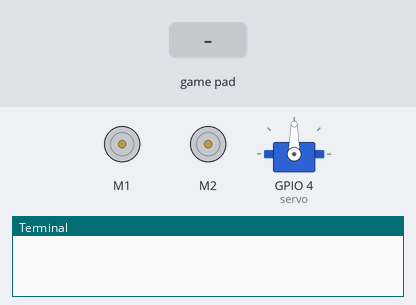
Simulated run of this program. Board: Raspberry Pi (BCM pin numbers). On the bench: 2 × DC motor (green arrow = forward, orange = backward, longer = faster), servo, the last lines printed to the terminal. The test bench sets the inputs (shaded band). Motors are numbered in the order the program creates them (left before right in a Robot); servo angles are drawn from the pulse width (0.5 ms = 0°, 2.5 ms = 180°).

Above: at 1.2 s.
1.3 s: game-controller circle pressed
At 1.37 s:
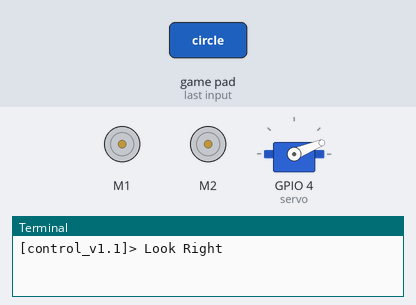
2.9 s: game-controller down arrow pressed
At 2.97 s:
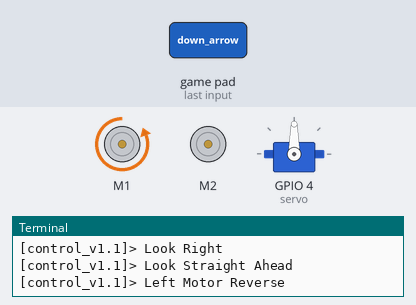
4.5 s: game-controller square pressed
At 4.57 s:
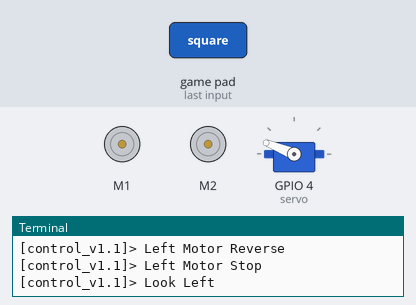
6.1 s: game-controller triangle pressed
At 6.17 s:
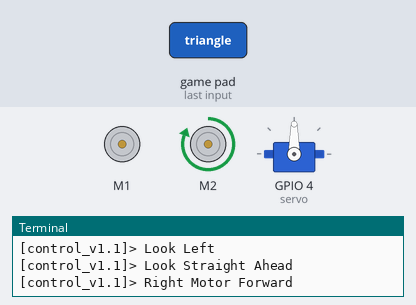
7.7 s: game-controller up arrow pressed
At 7.77 s:
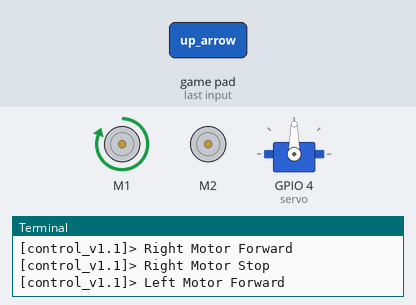
9.3 s: game-controller x pressed
At 9.37 s:
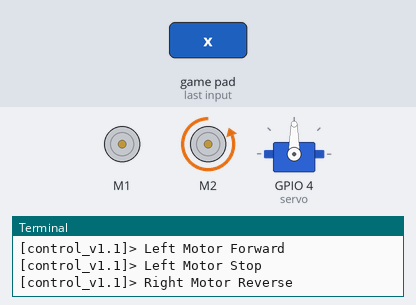
Timing chart, 0 to 11.9 s (numbered marks = the images above; inputs shaded):
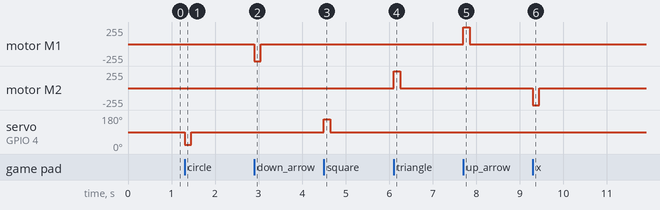

The program:

control_v1.1.py
```python
from gpiozero import PhaseEnableMotor,Servo
from pyPS4Controller.controller import Controller
#
# Define controller connection & disconnection routines
#
def connect():
    stop()
    #pass
#
def disconnect():
    stop()
    #pass
#
# Define the directional control functions
#
def stop():
    # Stop both motors
    motorLeft.stop()
    motorRight.stop()
#
# Specifying a value for v between 0 & 1 will control the motors' speed
def straightFwd():
    # Run both motors forward
    motorLeft.forward() # 1 = Full Speed
    motorRight.forward() # 1 = Full Speed
#
def straightRev():
    # Run both motors in reverse
    motorLeft.backward() # 1 = Full Speed
    motorRight.backward() # 1 = Full Speed
#
def fwdLeft():
    # Run right motor forward
    motorLeft.stop() # vl) # 0 = Stopped
    motorRight.forward()
#
def fwdRight():
    # Run left motor forward
    motorLeft.forward()
    motorRight.stop() # vr) # 0 = Stopped
#
def revLeft():
    # Run right motor forward
    motorLeft.stop() # vl) # 0 = Stopped
    motorRight.backward()
#
def revRight():
    # Run left motor forward
    motorLeft.backward()
    motorRight.stop() # vr) # 0 = Stopped
#
def cwSpin():
    # Run left motor forward
    # Run right motor backward
    motorLeft.forward()
    motorRight.backward()
#
def ccwSpin():
    # Run left motor forward
    # Run right motor backward
    motorLeft.backward()
    motorRight.forward()
#
def lmf():
    motorLeft.forward()
#
def lmb():
    motorLeft.backward()
#
def rmf():
    motorRight.forward()
#
def rmb():
    motorRight.backward()
#
# This Python script will send commands to the H-bridge and any connected DC motors
# based on input from a PS4 controller
#
pgmName = 'control_v1.1'
upArwPrsMsg = 'Left Motor Forward'
trianglePrsMsg = 'Right Motor Forward'
dwnArwPrsMsg = 'Left Motor Reverse'
xPrsMsg = 'Right Motor Reverse'
upDwnArwRlsMsg = 'Left Motor Stop'
xRlsMsg = 'Right Motor Stop'
triangleRlsMsg = xRlsMsg
sqrPrsMsg = 'Look Left'
sqrRlsMsg = 'Look Straight Ahead'
crclPrsMsg = 'Look Right'
crclRlsMsg = sqrRlsMsg
#
# specify H-Bridge control pins
goL = 23 #23 or 17
dirL = 24 #24 or 27
goR = 17 #17 or 23   # Pin 5 goes HIGH
dirR = 27 #27 or 24  # Pin 6 goes HIGH
#
# create Motor classes with independent control pins & enable speed control if desired
motorLeft = PhaseEnableMotor(dirL,goL,pwm=False)
motorRight = PhaseEnableMotor(dirR,goR,pwm=False)
#
# hard-coded values for min & max pulse width are suitable for the
# Parallex Standard Servo (#900-00005) 180 degree movement connected to GPIO pin 4
servo = Servo(4,min_pulse_width=0.75/1000,max_pulse_width=2.25/1000)
#
class MyController(Controller):

    def __init__(self, **kwargs):
        Controller.__init__(self, **kwargs)

    def on_up_arrow_press(self):
        print(f"[{pgmName}]> {upArwPrsMsg}")
        lmf()

    def on_triangle_press(self):
        print(f"[{pgmName}]> {trianglePrsMsg}")
        rmf()

    def on_down_arrow_press(self):
        print(f"[{pgmName}]> {dwnArwPrsMsg}")
        lmb()

    def on_x_press(self):
        print(f"[{pgmName}]> {xPrsMsg}")
        rmb()

    def on_up_down_arrow_release(self):
        print(f"[{pgmName}]> {upDwnArwRlsMsg}")
        stop()

    def on_x_release(self):
        print(f"[{pgmName}]> {xRlsMsg}")
        stop()

    def on_triangle_release(self):
        print(f"[{pgmName}]> {triangleRlsMsg}")
        stop()

#    def on_L3_x_at_rest(self):
    def on_square_press(self):
        print(f"[{pgmName}]> {sqrPrsMsg}")
        servo.max()

#    def on_L3_left(self):
    def on_square_release(self):
        print(f"[{pgmName}]> {sqrRlsMsg}")
        servo.mid()

    def on_circle_release(self):
        print(f"[{pgmName}]> {crclRlsMsg}")
        servo.mid()

#    def on_L3_right(self):
    def on_circle_press(self):
        print(f"[{pgmName}]> {crclPrsMsg}")
        servo.min()

controller = MyController(interface="/dev/input/js0", connecting_using_ds4drv=False)
controller.listen(on_connect=connect, on_disconnect=disconnect)
#
```

Measured:
- after the input at 1.3 s, servo on GPIO 4 (servo): 90° → 22° at once, → 90° 0.15 s later
- after the input at 2.9 s, motor M1: stopped → backward 255/255 at once, → stopped 0.15 s later
- after the input at 4.5 s, servo on GPIO 4 (servo): 90° → 158° at once, → 90° 0.15 s later
- after the input at 6.1 s, motor M2: stopped → forward 255/255 at once, → stopped 0.15 s later
- after the input at 7.7 s, motor M1: stopped → forward 255/255 at once, → stopped 0.15 s later
- after the input at 9.3 s, motor M2: stopped → backward 255/255 at once, → stopped 0.15 s later
